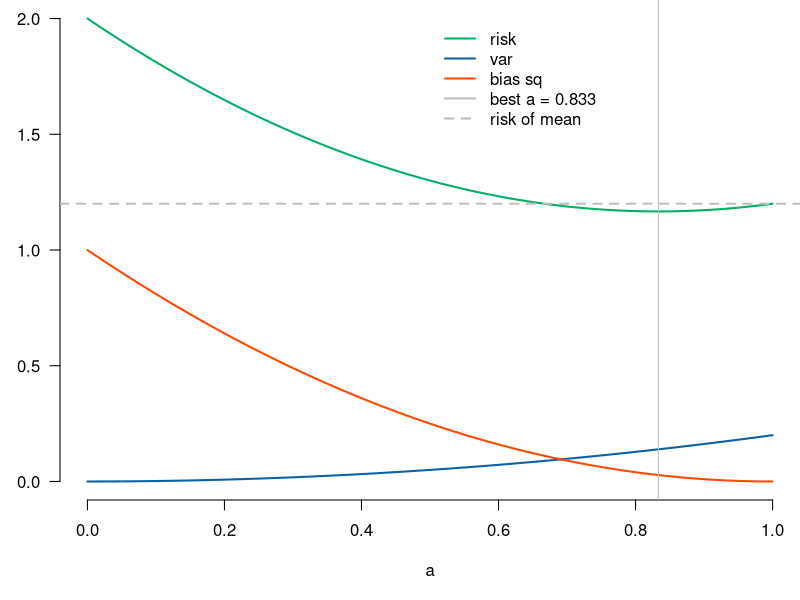
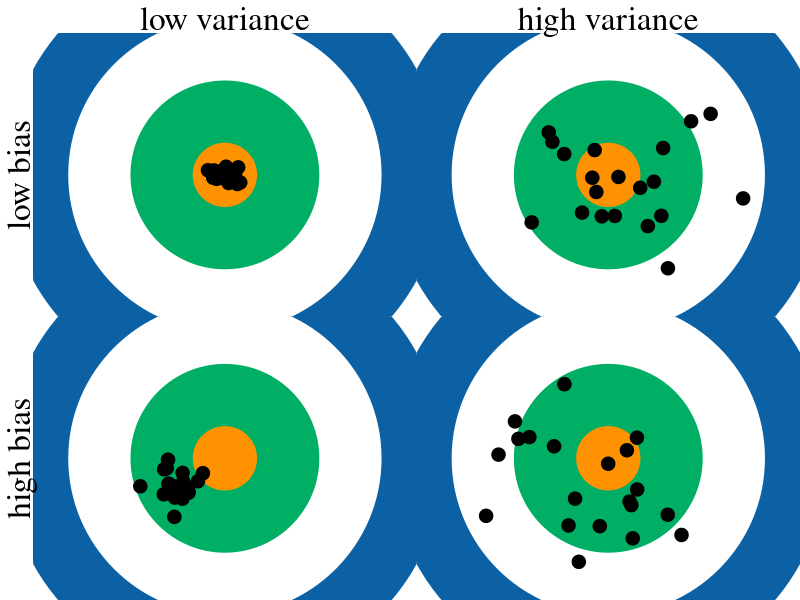
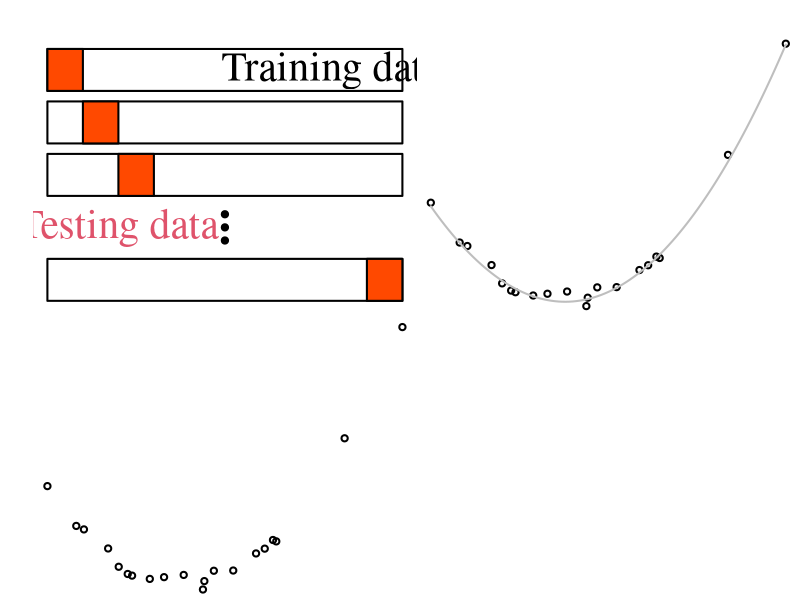

Write R code to recreate these figures, in order. (Note: this script raises an error after producing the figures.)
## ---- chunk 1
library(ggplot2)
theme_set(theme_minimal(base_family="Times"))
green = '#00AF64'
blue = '#0B61A4'
red = '#FF4900'
orange = '#FF9200'
## ---- chunk 2
mu=1; n=5; sig2=1
## ---- chunk 3
biasSqA <- function(a, mu=1) (a-1)^2 * mu
varA <- function(a, n=1) a^2/n
risk <- function(a, mu=1, n=1, sig2=1) biasSqA(a, mu) + varA(a, n) +  sig2
par(cex=1, lwd=2,mar=c(5,3,0,0))
curve(risk(x, mu=mu, n=n, sig2=sig2), from=0, to=1, col=green, las=1, bty='n', ylab='R(a)', xlab='a', ylim=c(0,2))
curve(varA(x, n=n), from=0, to=1, col=blue, add=TRUE)
curve(biasSqA(x, mu=mu), from=0, to=1, col=red, add=TRUE)
aopt = mu^2/(mu^2+1/n)
abline(v=aopt, col='grey', lwd=1)
abline(h = sig2+1/n, col='grey', lty=2)
legend(.5, 2, col=c(green,blue,red,'grey','grey'), lty=c(1,1,1,1,2), bty='n', legend=c('risk','var','bias sq',paste0('best a = ',round(aopt,3)),'risk of mean'))
## ---- chunk 4
cols = c(blue, red, green, orange)

par(mfrow=c(2,2),bty='n',ann=FALSE,xaxt='n',yaxt='n',family='serif',mar=c(0,0,0,0),oma=c(0,2,2,0))
require(mvtnorm)
mv = matrix(c(0,0,0,0,-.5,-.5,-.5,-.5),4,byrow=T)
va = matrix(c(.01,.01,.5,.5,.05,.05,.5,.5),4,byrow=T)

for(i in 1:4){
  plot(0,0,ylim=c(-2,2),xlim=c(-2,2),pch=19,cex=70,col=blue,ann=FALSE,pty='s')
  points(0,0,pch=19,cex=50,col='white')
  points(0,0,pch=19,cex=30,col=green)
  points(0,0,pch=19,cex=10,col=orange)
  points(rmvnorm(20,mean=mv[i,],sigma=diag(va[i,])), cex=2, pch=19)
  switch(i, 
         '1'= {
           mtext('low variance',3,cex=2)
           mtext('low bias',2,cex=2)
         },
         '2'= mtext('high variance',3,cex=2),
         '3' = mtext('high bias',2,cex=2)
  )
}
## ---- chunk 5
n = 1000; p = 100
data <- matrix(rnorm(n*(p+1)), ncol = (p+1))
df <- data.frame(y = data[,1], data[,-1])
model <- lm(y ~ ., data=df)
summary(model)
best <- step(model, trace = F)
summary(best)
## ---- chunk 6
par(mar=c(0,0,0,0))
plot(NA, NA, ylim=c(0,5), xlim=c(0,10), bty='n', yaxt='n', xaxt='n')
rect(0,.1+c(0,2,3,4),10,.9+c(0,2,3,4))
rect(c(0,1,2,9),rev(.1+c(0,2,3,4)),c(1,2,3,10),rev(.9+c(0,2,3,4)),col=red)
points(c(5,5,5),1+1:3/4,pch=19)
text(8,4.5,'Training data',cex=3)
text(2,1.5,'Testing data',cex=3,col=2)
## ---- chunk 7
cv.lm <- function(data, formulae, nfolds = 5) {
  data <- na.omit(data)
  formulae <- sapply(formulae, as.formula)
  responses <- sapply(formulae, function(form) all.vars(form)[1])
  names(responses) <- as.character(formulae)
  n <- nrow(data)
  fold.labels <- sample(rep(1:nfolds, length.out = n))
  mses <- matrix(NA, nrow = nfolds, ncol = length(formulae))
  colnames <- as.character(formulae)
  for (fold in 1:nfolds) {
    test.rows <- which(fold.labels == fold)
    train <- data[-test.rows, ]
    test <- data[test.rows, ]
    for (form in 1:length(formulae)) {
      current.model <- lm(formula = formulae[[form]], data = train)
      predictions <- predict(current.model, newdata = test)
      test.responses <- test[, responses[form]]
      test.errors <- test.responses - predictions
      mses[fold, form] <- mean(test.errors^2)
    }
  }
  return(colMeans(mses))
}
## ---- chunk 8
x = rnorm(20)
y = 7 * x^2 - 0.5 * x + rnorm(20)
plot(x, y)
curve(7 * x^2 - 0.5 * x, col = "grey", add = TRUE)
## ---- chunk 9
plot(x, y)
poly.formulae <- c("y~1", paste("y ~ poly(x,", 1:9, ")", sep = ""))
poly.formulae <- sapply(poly.formulae, as.formula)
df.plot <- data.frame(x = seq(min(x), max(x), length.out = 200))
fitted.models <- list(length = length(poly.formulae))
for (model_index in 1:length(poly.formulae)) {
fm <- lm(formula = poly.formulae[[model_index]])
lines(df.plot$x, predict(fm, newdata = df.plot), lty = model_index)
fitted.models[[model_index]] <- fm
}
## ---- chunk 10
mse.q <- sapply(fitted.models, function(mdl) {
mean(residuals(mdl)^2)
})
plot(0:9, mse.q, type = "b", xlab = "polynomial degree", ylab = "mean squared error",
log = "y")
## ---- chunk 11
x.new = rnorm(20000)
y.new = 7 * x.new^2 - 0.5 * x.new + rnorm(20000)
gmse <- function(mdl) {
mean((y.new - predict(mdl, data.frame(x = x.new)))^2)
}
gmse.q <- sapply(fitted.models, gmse)
plot(0:9, mse.q, type = "b", xlab = "polynomial degree", ylab = "mean squared error",
log = "y", ylim = c(min(mse.q), max(gmse.q)))
lines(0:9, gmse.q, lty = 2, col = "blue")
points(0:9, gmse.q, pch = 24, col = "blue")
## ---- chunk 12
little.df <- data.frame(x = x, y = y)
cv.q <- cv.lm(little.df, poly.formulae)
plot(0:9, mse.q, type = "b", xlab = "polynomial degree", ylab = "mean squared error",
log = "y", ylim = c(min(mse.q), max(gmse.q)))
lines(0:9, gmse.q, lty = 2, col = "blue", type = "b", pch = 2)
lines(0:9, cv.q, lty = 3, col = "red", type = "b", pch = 3)
legend("topleft", legend = c("In-sample", "Generalization", "CV"), col = c("black",
"blue", "red"), lty = 1:3, pch = 1:3)
